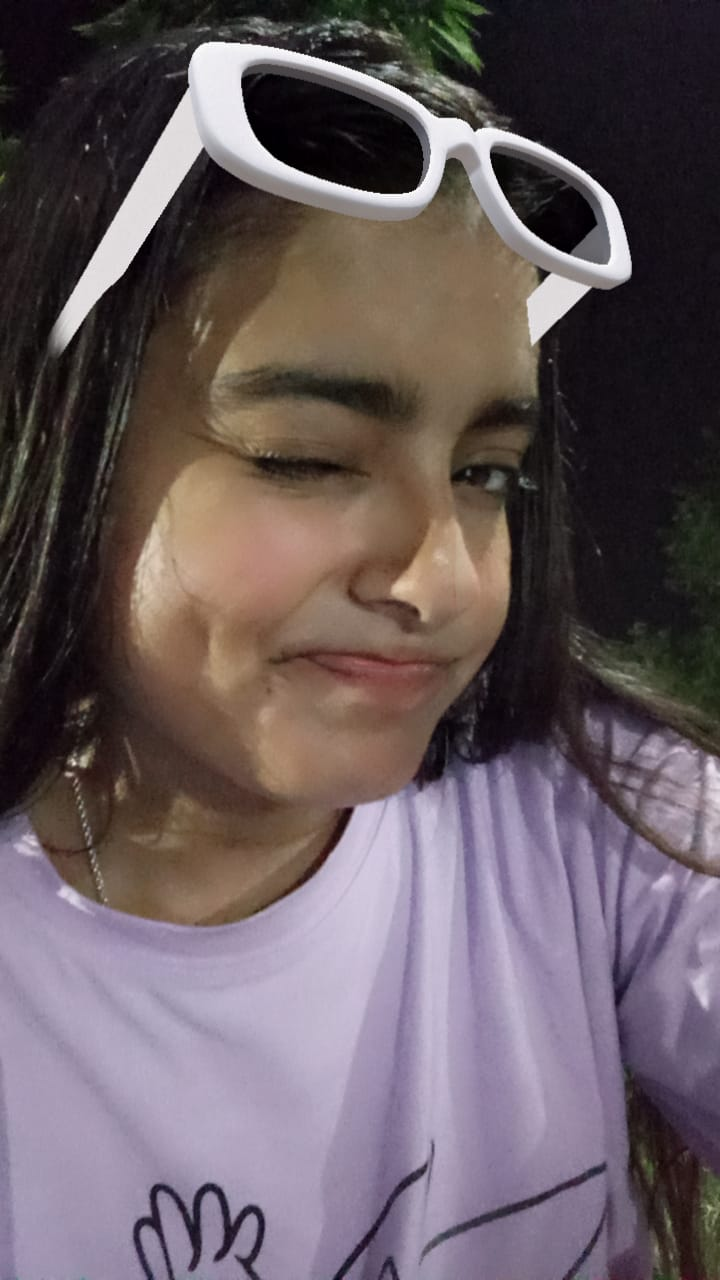
#> input picture uploads/my_photo.jpeg, 720 x 1280 px
$ python -i cartoon.py   (imports and definitions only)
#> lines starting #> are read from the running program, lines starting #| are printed output that depends on the picture; after the words box and inside, x2 and y2 are one past the last pixel; in counts of white or black regions, pixels touching at a corner belong together
import cv2

def cartoonify_image(image_path, save_path):
#> called with image_path = '../uploads/my_photo.jpeg', save_path = 'out.png'
    img = cv2.imread(image_path)
#> img is the input picture: shape (1280, 720, 3); mean B, G, R 94.9, 90.5, 103.1

    # Convert to grayscale
    gray = cv2.cvtColor(img, cv2.COLOR_BGR2GRAY)
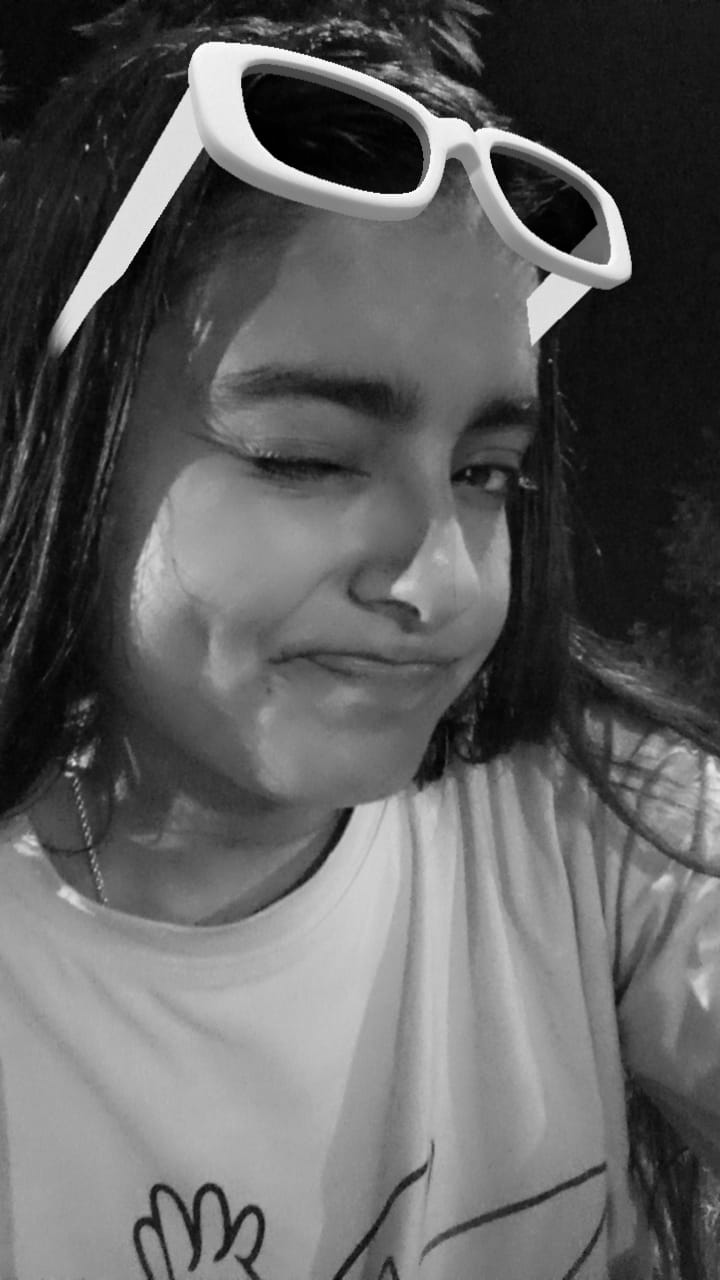
#> gray: shape (1280, 720); min 0, max 255, mean 94.8
    gray = cv2.medianBlur(gray, 5)

    # Edge detection
    edges = cv2.adaptiveThreshold(
        gray, 255, cv2.ADAPTIVE_THRESH_MEAN_C, cv2.THRESH_BINARY, 9, 9
    )
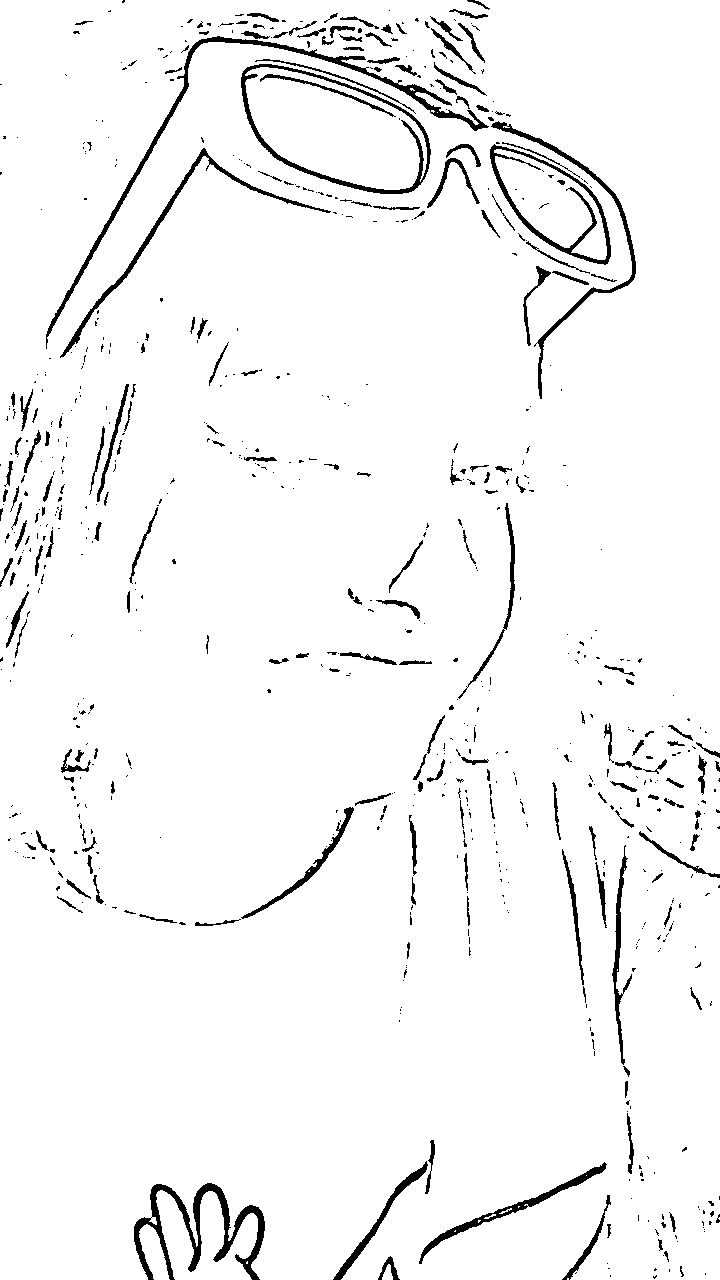
#> edges: shape (1280, 720); 96% white; 747 black regions (550 under 20 px), largest, box (x1, y1, x2, y2) and area: (46, 36, 489, 349) 3338, (134, 1183, 265, 1280) 3266, (241, 64, 431, 194) 2169

    # Bilateral filter for smoothing
    color = cv2.bilateralFilter(img, 9, 300, 300)

    # Combine edges and smoothed image
    cartoon = cv2.bitwise_and(color, color, mask=edges)
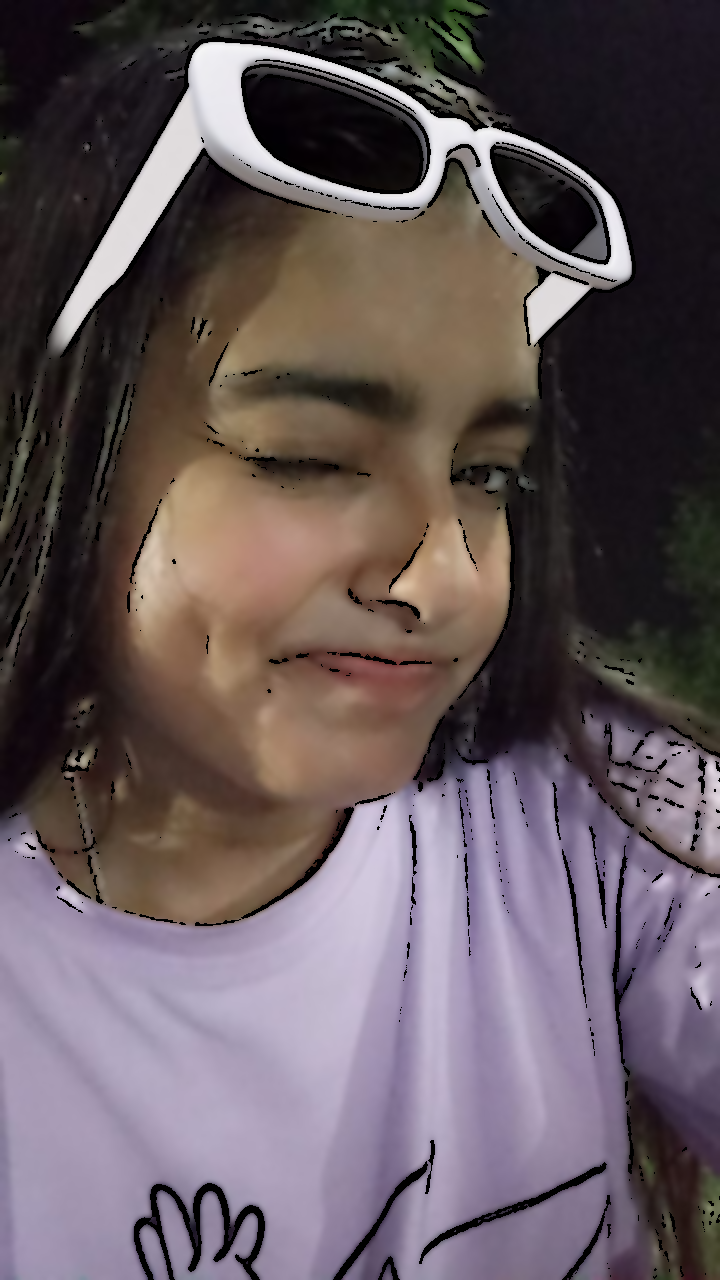
#> cartoon: shape (1280, 720, 3); mean B, G, R 92.2, 88, 100.2

    # Save the cartoonified image
    cv2.imwrite(save_path, cartoon)
    return save_path

>>> result = cartoonify_image('../uploads/my_photo.jpeg', 'out.png')
